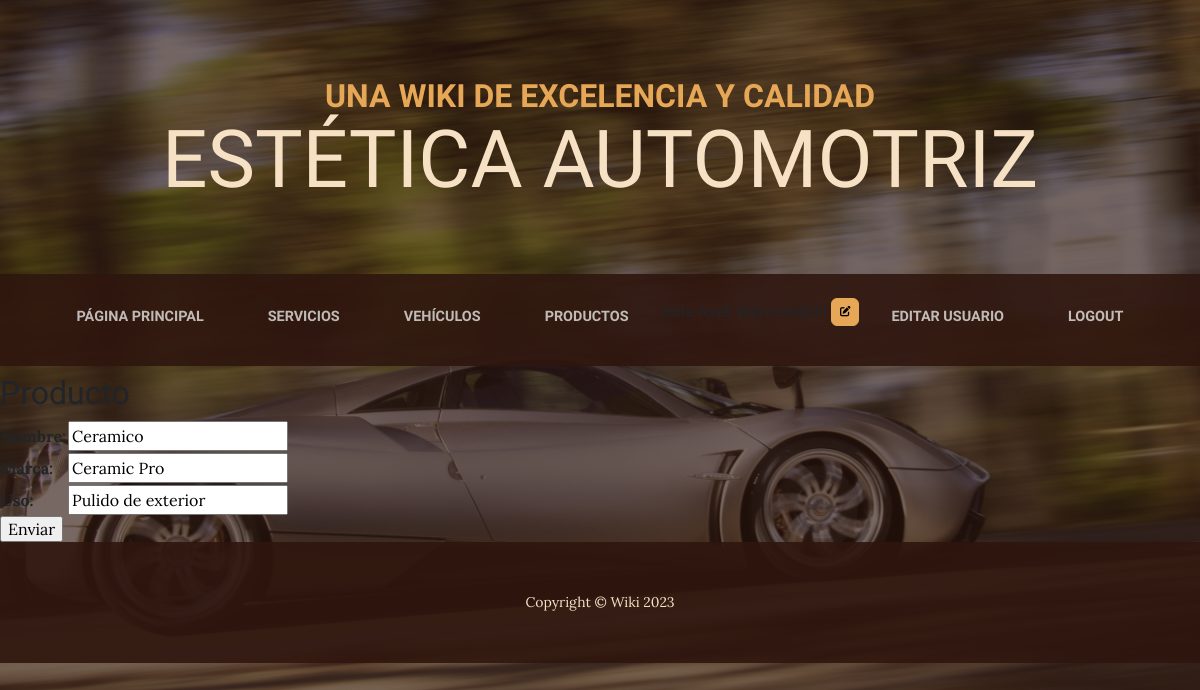
The page /update_producto/1/ (signed in) on the database its author committed.
### aplicacion/models.py (models this page shows, shortened)
class Producto(models.Model):
    nombre = models.CharField(max_length=30)
    marca = models.CharField(max_length=30)
    uso = models.CharField(max_length=60)

### aplicacion/views.py (the view)
# urls.py: path('update_producto/<int:pk>/', ProductoUpdate.as_view(), name="update_producto" ),
class ProductoUpdate(UpdateView):
    model = Producto
    fields = ['nombre', 'marca', 'uso']
    success_url = reverse_lazy('productos')

### aplicacion/templates/aplicacion/producto_form.html (shortened to what this page needs)
{% extends 'aplicacion/base.html' %}
{% load static %}
{% block contenido %}
    <h2>Producto</h2>
    <form action="" method="POST">
        <table>
            {{ form.as_table }}
        </table>
        <input type="submit" value="Enviar">
    </form>
{% endblock contenido %}

### rows shown on the page
Producto: nombre "Ceramico", marca "Ceramic Pro", uso "Pulido de exterior"
